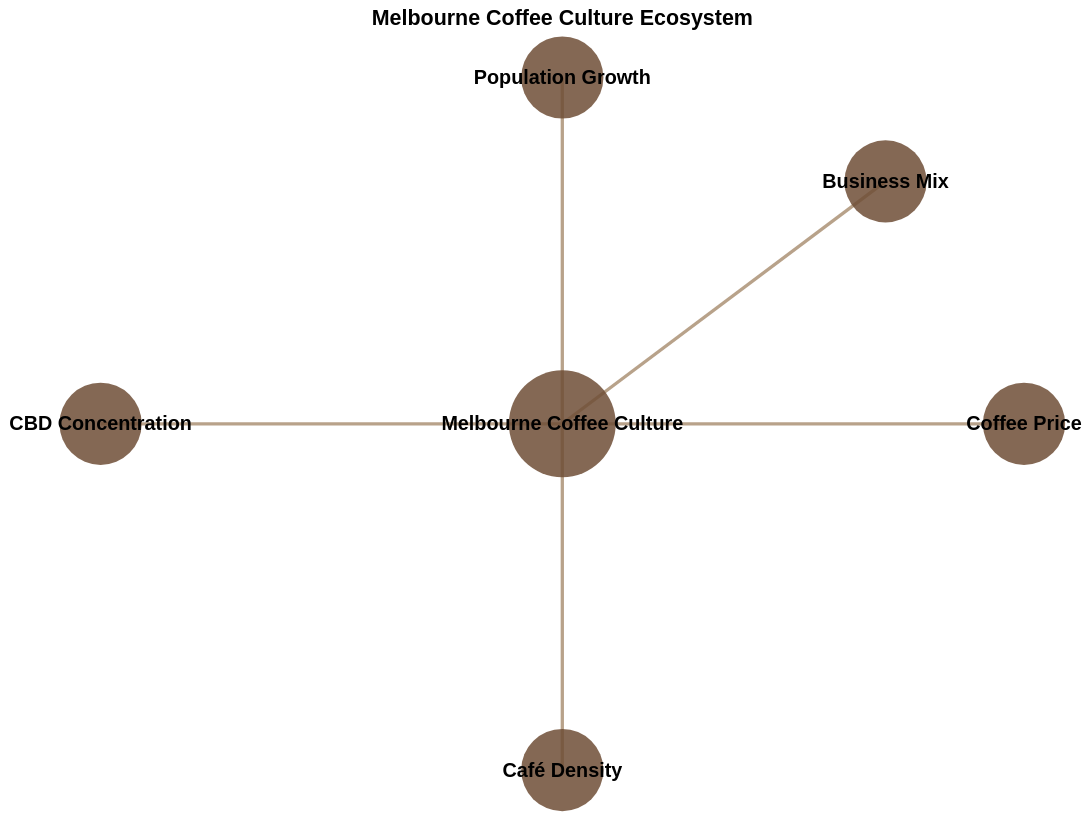

Express this chart as Vega-Lite.
### Vega-Lite specification from a JSON file in a GitHub repository (floating-point values rounded to 4 significant figures)
{"$schema": "https://vega.github.io/schema/vega-lite/v6.json", "title": "Melbourne Coffee Culture Ecosystem", "width": 560, "height": 420, "layer": [{"data": {"values": [{"x": 0, "y": 0, "x2": 0, "y2": 1}, {"x": 0, "y": 0, "x2": 1, "y2": 0}, {"x": 0, "y": 0, "x2": 0, "y2": -1}, {"x": 0, "y": 0, "x2": -1, "y2": 0}, {"x": 0, "y": 0, "x2": 0.7, "y2": 0.7}]}, "mark": {"type": "rule", "strokeWidth": 2, "color": "#b8a28a"}, "encoding": {"x": {"field": "x", "type": "quantitative", "axis": null}, "y": {"field": "y", "type": "quantitative", "axis": null}, "x2": {"field": "x2"}, "y2": {"field": "y2"}}}, {"data": {"values": [{"label": "Melbourne Coffee Culture", "x": 0, "y": 0, "size": 4200}, {"label": "Population Growth", "x": 0, "y": 1, "size": 1800}, {"label": "Coffee Price", "x": 1, "y": 0, "size": 1800}, {"label": "Café Density", "x": 0, "y": -1, "size": 1800}, {"label": "CBD Concentration", "x": -1, "y": 0, "size": 1800}, {"label": "Business Mix", "x": 0.7, "y": 0.7, "size": 1800}]}, "mark": {"type": "circle", "opacity": 0.85, "color": "#6f4e37"}, "encoding": {"x": {"field": "x", "type": "quantitative", "axis": null}, "y": {"field": "y", "type": "quantitative", "axis": null}, "size": {"field": "size", "type": "quantitative", "legend": null, "scale": {"range": [1200, 4200]}}}}, {"data": {"values": [{"label": "Melbourne Coffee Culture", "x": 0, "y": 0}, {"label": "Population Growth", "x": 0, "y": 1}, {"label": "Coffee Price", "x": 1, "y": 0}, {"label": "Café Density", "x": 0, "y": -1}, {"label": "CBD Concentration", "x": -1, "y": 0}, {"label": "Business Mix", "x": 0.7, "y": 0.7}]}, "mark": {"type": "text", "color": "black", "fontSize": 12, "fontWeight": "bold"}, "encoding": {"x": {"field": "x", "type": "quantitative", "axis": null}, "y": {"field": "y", "type": "quantitative", "axis": null}, "text": {"field": "label"}}}], "config": {"view": {"stroke": null}}}
